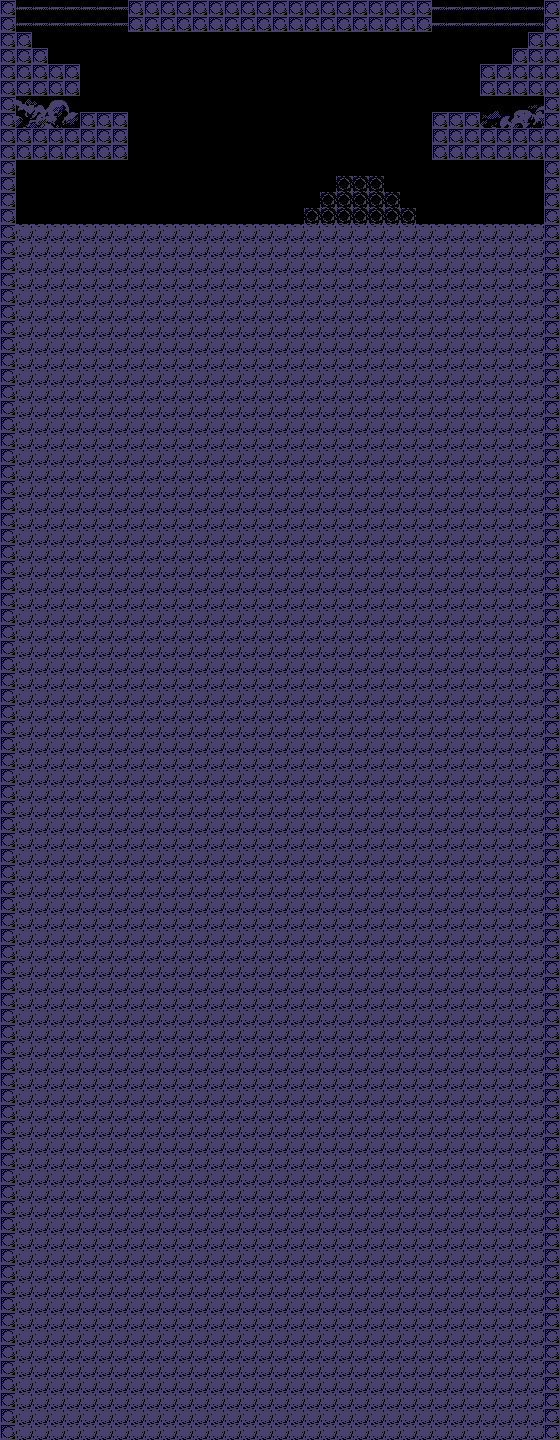

This game map was drawn from its Tiled (.tmx) file and the tilesets committed beside it. A one-line description and the trimmed map source follow:
An orthogonal 35x90 tile map with 16x16 px tiles, 1 tile layer (Kachelebene 1) and 17 objects.

<map version="1.10" tiledversion="1.11.1" orientation="orthogonal" renderorder="right-down" width="35" height="90" tilewidth="16" tileheight="16" infinite="0" nextlayerid="5" nextobjectid="23">
 <tileset firstgid="1" source="Tileset.tsx" />
 <layer id="1" name="Kachelebene 1" width="35" height="90">
  <data>[3150 cells, 2841 non-empty, 21 distinct tile ids]</data>
 </layer>
 <objectgroup id="2" name="Checkpoints">
  <object id="2" x="480" y="32" width="16" height="32" />
 </objectgroup>
 <objectgroup id="4" name="Diamond">
  <object id="5" x="350.068" y="111.994" width="64" height="64" />
 </objectgroup>
 <objectgroup id="3" name="Platforms">
  <object id="6" x="528" y="32" width="16" height="16" />
  <object id="7" x="512" y="48" width="16" height="16" />
  <object id="8" x="480" y="64" width="32" height="32" />
  <object id="9" x="432" y="112" width="48" height="48" />
  <object id="10" x="480" y="128" width="64" height="32" />
  <object id="11" x="80" y="112" width="48" height="48" />
  <object id="12" x="16" y="128" width="64" height="32" />
  <object id="13" x="16" y="32" width="16" height="16" />
  <object id="15" x="32" y="48" width="16" height="16" />
  <object id="17" x="48" y="64" width="32" height="32" />
  <object id="18" x="128" y="0" width="304" height="32" />
  <object id="19" x="336" y="176" width="48" height="16" />
  <object id="20" x="320" y="192" width="80" height="16" />
  <object id="21" x="304" y="208" width="112" height="16" />
  <object id="22" x="16" y="224" width="528" height="16" />
 </objectgroup>
</map>
